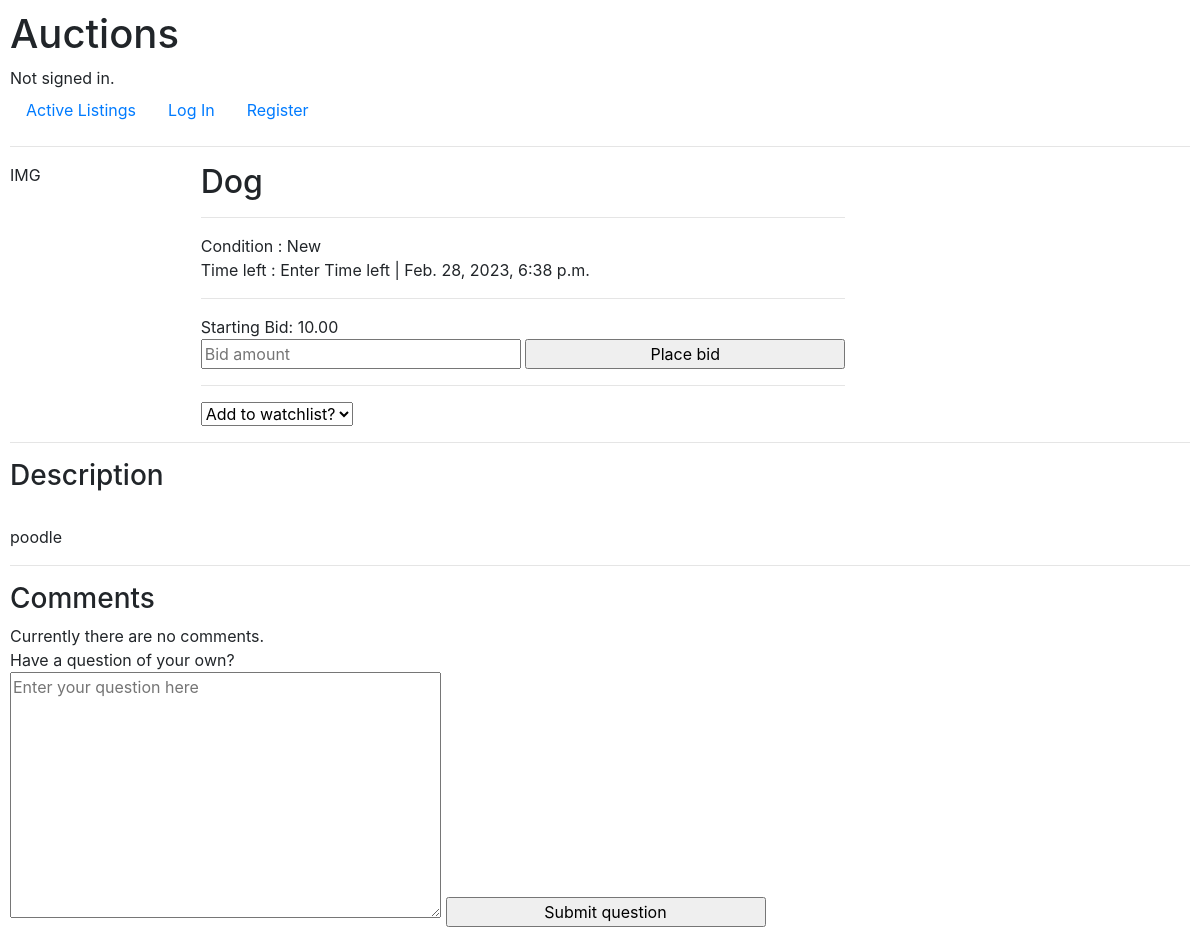
Before: /listing/3 with the older database file.
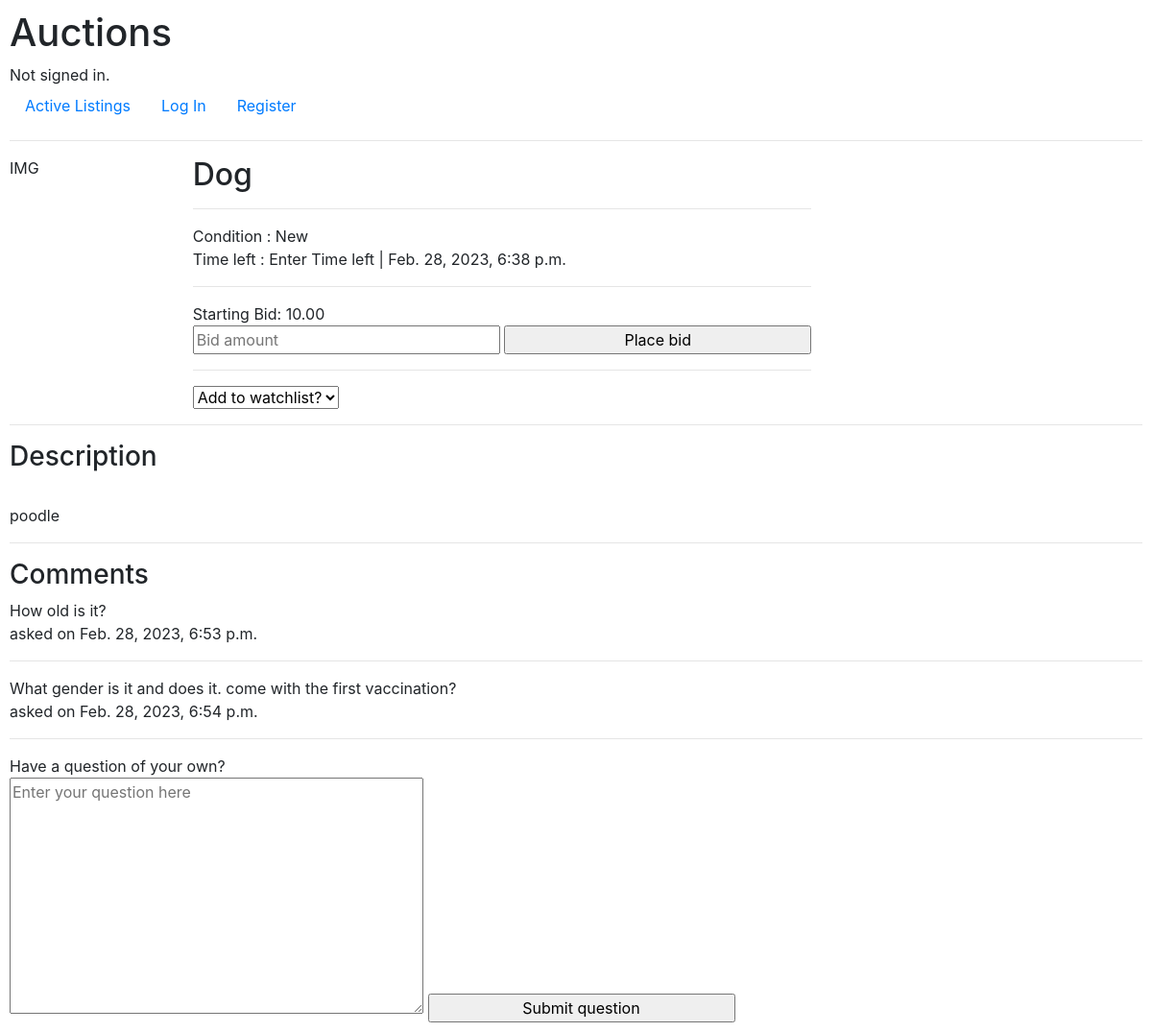
After: the same page with the newer database file.
### auctions/models.py (models this page shows)
class Comment(models.Model):
    listing             = models.ForeignKey(Listing, on_delete=models.CASCADE)
    commenter           = models.ForeignKey(User, default=None, null=True, on_delete=models.SET_NULL)
    comment_text        = models.TextField(default="")
    comment_dateTime    = models.DateTimeField(auto_now_add=True)

### auctions/views.py (the view)
# urls.py: path("listing/<int:id>", views.listing, name="listing"),
def listing(request, id):
    listing = Listing.objects.get(pk=id)
    bids = Bid.objects.filter(listing=id)
    comments = Comment.objects.filter(listing=id)
    if bids.count() > 0:
        required_bid = bids.latest('bid_amount').bid_amount
    elif bids.count() == 0:
        required_bid = listing.starting_price
    initial_bid_data = {
        "listing" : id,
        "bidder" : request.user
    }
    bid_form = NewBid(initial=initial_bid_data)
    bid_form.fields['bid_amount'].label = ""
    bid_form.fields['bid_amount'].widget.attrs.update(placeholder="Bid amount", min=required_bid+1)
    initial_comment_data = {
        "listing" : id,
        "commenter" : request.user
    }
    comment_form = NewComment(initial=initial_comment_data)
    comment_form.fields['comment_text'].label = ""
    comment_form.fields['comment_text'].widget.attrs.update(placeholder="Enter your question here")
    try :
        Watchlist.objects.filter(listing=id).get(user=request.user)
        return render(request, "auctions/listing.html", {
            "listing"   : listing,
            "watched"   : True,
            "bids"      : bids,
            "required_bid" : required_bid,
            "bid_form" : bid_form,
            "comments"  : comments,
            "comment_form" : comment_form
        })
    except:
        return render(request, "auctions/listing.html", {
            "listing"   : listing,
            "bids"      : bids,
            "required_bid" : required_bid,
            "bid_form" : bid_form,
            "comments"  : comments,
            "comment_form" : comment_form
        })

### auctions/forms.py
class NewBid(forms.ModelForm):
    class Meta:
        model = Bid
        fields = "__all__"
        widgets = {
            "listing" : forms.HiddenInput(),
            "bidder" : forms.HiddenInput()
        }

class NewComment(forms.ModelForm):
    class Meta:
        model = Comment
        fields = "__all__"
        widgets = {
            "listing" : forms.HiddenInput(),
            "commenter" : forms.HiddenInput()
        }

### auctions/models.py (called while the page is built)
    def __str__(self):
        return f"{self.condition_quality}"

### auctions/templates/auctions/listing.html (shortened to what this page needs)
{% extends "auctions/layout.html" %}
{% block body %}
    <div>
        <div class="listing-row">
            <div>
                IMG
            </div>
            <div>
                <h2>{{listing.title}}</h2>
                <hr>
                Condition : {{ listing.condition }} <br>
                Time left : Enter Time left | {{  listing.end_dateTime }}
                <hr>
                {% if bids %}
                    Current bid: {{ required_bid }}   [{{ bids.count }}]<br>
                {% else %}
                    Starting Bid: {{ required_bid }} <br>
                {% endif %}
                <form action="{% url 'bid' %}" method="post">
                    {{ bid_form }}
                    <input type="submit", value="Place bid">
                </form>
                <hr>
                <form action="{% url 'watchlist' %}" method="get">
                    <select name="watch_listing" onchange="this.form.submit()">
                        {% if watched %}
                            <option>Listing is in watchlist</option>
                            <option value="remove {{ listing.id }}">Remove from watchlist</option>
                        {% else %}
                            <option>Add to watchlist?</option>
                        {% endif %}
                    </select>
                </form>
            </div>
        </div>
        <hr>
        <div>
            <H3>Description</H3> <br>
            {{ listing.description }}
        </div>
        <hr>
        <div>
            <H3>Comments</H3>
            {% for comment in comments %}
                {{comment.comment_text}} <br>
                asked on {{ comment.comment_dateTime }}
                <hr>
            {% empty %}
                 Currently there are no comments. <br>
            {% endfor %}
            Have a question of your own? <br>
            <form action="{% url 'comment' %}" method="post">
                {{ comment_form }}
                <input type="submit", value="Submit question">
            </form>
        </div>
    </div>
{% endblock %}

Changed rows visible on the page:
added Comment: comment_text "How old is it?", comment_dateTime "Feb. 28, 2023, 6:53 p.m."
added Comment: comment_text "What gender is it and does it. come with the first vaccination?", comment_dateTime "Feb. 28, 2023, 6:54 p.m."
Other visible differences:
text no longer shown: "Currently there are no comments."
